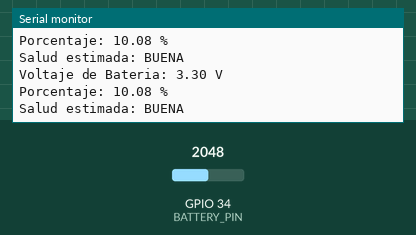
This sketch was run on a simulated ESP32. Shown: the last lines printed to the serial monitor. Inputs (shaded band) come from the test bench; at power-on: GPIO 34 (BATTERY_PIN) = 2048.

Above: at 2.8 s.
2.9 s: GPIO 34 (BATTERY_PIN) set to 2866
At 5.2 s:
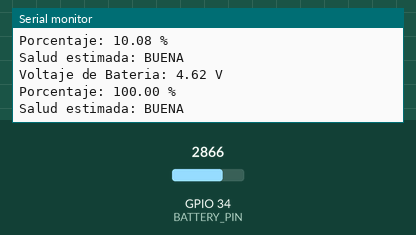
5.6 s: GPIO 34 (BATTERY_PIN) set to 3603
At 6.8 s:
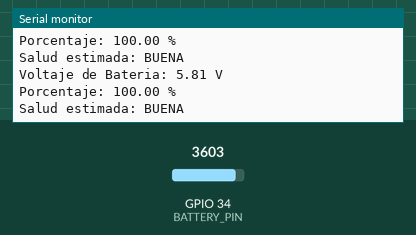
Timing chart, 0 to 8.6 s (numbered marks = the images above; inputs shaded):
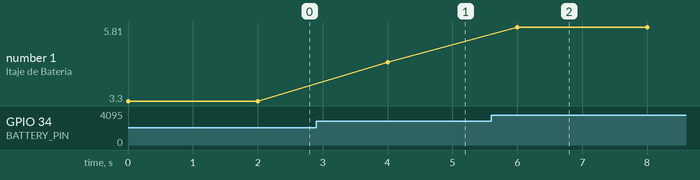

Measured:
- after the input at 2.9 s, the serial monitor: prints a new line after 1.1 s (image 1)
- after the input at 5.6 s, the serial monitor: prints a new line after 0.40 s (image 2)
- plotted number 1: 3.3 → 4.62 after the input at 2.9 s, 4.62 → 5.81 after the input at 5.6 s

The sketch:

monitor_bateria.ino
```cpp
// Monitor de Bateria Lipo 3.7V (Max 4.2V)
// Requiere un divisor de voltaje para bajar de 4.2V a max 3.3V (ADC del ESP32)
// Ejemplo de divisor: R1 = 100k (Bateria a Pin), R2 = 100k (Pin a GND) -> 4.2V se lee como 2.1V

const int BATTERY_PIN = 34; // Pin ADC del ESP32
const float VOLTAGE_DIVIDER_RATIO = 2.0; // Ratio del divisor de voltaje (100k y 100k = 2)
const float MAX_ADC_VALUE = 4095.0; // 12-bit ADC
const float REFERENCE_VOLTAGE = 3.3; // Referencia de ADC ESP32

void setup() {
  Serial.begin(115200);
  pinMode(BATTERY_PIN, INPUT);
}

void loop() {
  int adcValue = analogRead(BATTERY_PIN);

  // Calcular voltaje en el pin
  float pinVoltage = (adcValue / MAX_ADC_VALUE) * REFERENCE_VOLTAGE;

  // Calcular voltaje real de la bateria
  float batteryVoltage = pinVoltage * VOLTAGE_DIVIDER_RATIO;

  // Calcular porcentaje (Aprox Lipo: 4.2V = 100%, 3.2V = 0%)
  float percentage = ((batteryVoltage - 3.2) / (4.2 - 3.2)) * 100.0;

  // Limites
  if (percentage > 100) percentage = 100;
  if (percentage < 0) percentage = 0;

  // Logica basica de salud (Salud cae si el voltaje maximo es bajo aun cargada)
  // En un sistema real esto se evalua midiendo la caida bajo carga o ciclos completos.
  String salud = "BUENA";
  if (batteryVoltage < 3.5 && percentage > 50) {
      salud = "DEGRADADA"; // Falsa lectura por daño interno
  }

  Serial.print("Voltaje de Bateria: "); Serial.print(batteryVoltage); Serial.println(" V");
  Serial.print("Porcentaje: "); Serial.print(percentage); Serial.println(" %");
  Serial.print("Salud estimada: "); Serial.println(salud);

  delay(2000);
}
```
